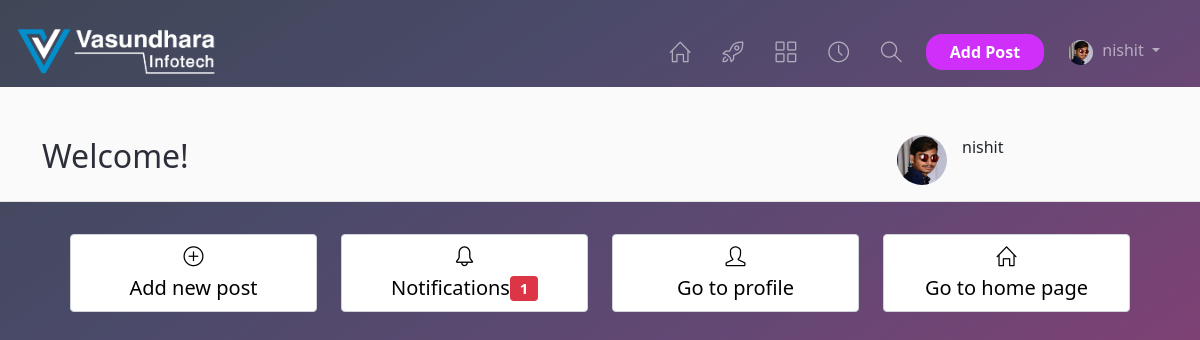
Page /home (signed in) on the committed database.
### tumblr1/models.py (models this page shows, shortened)
class User(db.Model,UserMixin):
    __tablename__ = 'User'
    id = db.Column(db.Integer, primary_key=True)
    name = db.Column(db.String(255), nullable=False)
    username = db.Column(db.String(255), nullable=False,unique=True)
    email = db.Column(db.String(255), nullable=False)
    password = db.Column(db.String(255), nullable=False)
    user_image = db.Column(db.String(255),default='')
    website_url = db.Column(db.String(255),default=None)
    facebook = db.Column(db.String(255),default=None)
    twitter = db.Column(db.String(255),default=None)
    instagram = db.Column(db.String(255),default=None)
    linkedin =db.Column(db.String(255),default=None)

### tumblr1/routes.py (the view)
@app.route('/home',methods=['GET','POST'])
def home():
    if current_user.is_authenticated:
        return render_template('users/home.html')
    else:
        return 'User not login'

### tumblr1/models.py (called while the page is built)
@login_manager.user_loader
def load_user(user_id):
    return User.query.get(int(user_id))

### tumblr1/templates/users/home.html (shortened to what this page needs)
{% extends 'base.html' %}
{% block content %}
            <div class="jumbotron jblight">
        <div class="container">
            <div class="row align-items-center">
                <div class="col-md-9">
                    <h1 class="display-4">Welcome!</h1>
             </div>
                <div class="col-md-3">
                    <div class="admin-item-img">
                        <a href="/profile">
                            {% if current_user.user_image == '' %}
                                <img src="{{url_for('static',filename='user_profile_images/default.png')}}" height='50px;' width='50px'>
                            {% else %}
                            <img src="static/user_profile_images/{{current_user.user_image}}" class="admin-image rounded-circle">
                            {% endif %}
                        </a>
                    </div>
                    <a href="/profile">
                        <p class="member-item-user">{{current_user.username}}</p>
                    </a>
                </div>
            </div>
        </div>
    </div>
            <div class="container">
                <div class="row m-3">
                        <div class="col-md-3">
                <a  href="/add_post" role="button" class="btn btn-lg btn-light w-100 btnhome me-1 mb-2"> <i class="icon-plus icons"></i> <br> Add new post</a>
            </div>
                        <div class="col-md-3">
                <a href="#" role="button" class="btn btn-lg btn-light w-100 btnhome me-1 mb-2"><i class="icon-bell icons"></i> <br>Notifications<span class="badge bg-danger">1</span>
                </a>
            </div>
            <div class="col-md-3">
                <a href="/profile" role="button" class="btn btn-lg btn-light w-100 btnhome me-1 mb-2"><i class="icon-user icons"></i><br>Go to profile</a>
            </div>
            <div class="col-md-3">
                <a href="/" role="button" class="btn btn-lg btn-light w-100 btnhome me-1 mb-2"><i class="icon-home icons"></i> <br>Go to home page</a>
            </div>
        </div>
     </div>
{% endblock content %}

### tumblr1/templates/base.html (shortened to what this page needs)
<!DOCTYPE html>
<html lang="en">
<head>
        <link rel="stylesheet" href="{{ url_for('static',filename='css/bootstrap.min.css')}}">
        <link rel="stylesheet" href="{{ url_for('static',filename='css/custome1.css')}}">
        <link rel="stylesheet" href="{{ url_for('static',filename='css/instant.css')}}">
        <link rel="stylesheet" href="{{ url_for('static',filename='css/simple-line-icons.css')}}">
</head>
<body class="bg-instant">
        <nav class="navbar navbar-expand-md navbar-dark bg-nav">
        <a class="navbar-brand" href="#">
        <img src="{{ url_for('static',filename='images/logo_white.png') }}" height="45px" width="200px" alt="">
    </a>
    <div class="collapse navbar-collapse" id="navbarsDefault">
        <ul class="navbar-nav ms-auto">
            <li class="nav-item ">
             <a class="nav-link me-3 d-none d-md-block" href="/" data-bs-toggle="tooltip" data-bs-placement="bottom" title="Home"><i class="icon-home icons nav-icon"></i></a>
            </li>
            <li class="nav-item ">
                <a class="nav-link me-3 d-none d-md-block" href="popular.html" data-bs-toggle="tooltip" data-bs-placement="bottom" title="Popular"><i class="icon-rocket icons nav-icon"></i></a>
            </li>
            <li class="nav-item ">
                <a class="nav-link me-3 d-none d-md-block" href="/categories" data-bs-toggle="tooltip" data-bs-placement="bottom" title="Categories"><i class="icon-grid icons nav-icon"></i></a>
            </li>
            <li class="nav-item ">
                <a class="nav-link me-3 d-none d-md-block" href="archives.html" data-bs-toggle="tooltip" data-bs-placement="bottom" title="Archives"><i class="icon-clock icons nav-icon"></i></a>
            </li>
            <li class="nav-item">
                <span>
                    <a class="nav-link me-3 d-none d-md-block" href="/search_category" data-bs-toggle="tooltip" data-bs-placement="bottom" title="Search"><i class="icon-magnifier icons nav-icon"></i></a>
                </span>
            </li>
            {% if current_user.is_authenticated %}
            <li class="nav-item d-flex align-items-center">
                <a href="/add_post" class="me-3 btn btn-secondary border-one btn-add" role="button" aria-disabled="true">Add Post</a>
            </li>
            <li class="nav-item dropdown">
                <a class="nav-link me-3 dropdown-toggle" href="#" id="navbarDropdownMenuLink" data-bs-toggle="dropdown" aria-haspopup="true" aria-expanded="false">
                                {% if current_user.user_image == '' %}
                                        <img src="{{url_for('static',filename='user_profile_images/default.png')}}" height='50px;' width='50px'>
                                {% else %}
                                    <img class="avatar-xs img-fluid rounded-circle" src="/static/user_profile_images/{{current_user.user_image}}">
                                {% endif %}
                                {{current_user.username}}
                </a>
            </li>
            {% else %}
            <li class="nav-item active">
                <a class="nav-link me-3 d-none d-md-block" href="/login" data-bs-toggle="tooltip" data-bs-placement="bottom" title="Login"><i class="icon-user icons nav-icon"></i></a>
                <a class="nav-link d-md-none" href="/login"><i class="icon-user icons"></i>Login</a>
            </li>
            {% endif %}
        </ul>
    </div>
</nav>
{% block content %}
{% endblock content %}
</body>
</html>

### tumblr1/static/css/instant.css (style rules this page uses)
body { background-color: #fafafa; }
a { text-decoration: none; }
.navbar { padding: .5rem 1rem; }
.bg-nav { margin-top: 1rem; }
.nav-icon { font-size: 1.3rem; vertical-align: middle; }
.border-one { border-radius: 1rem!important; }
.jumbotron { padding: 3rem 1rem 1rem 1rem; margin-bottom: 2rem; border-radius: 0rem; color: #2c2f39!important; background-color: #e9ecef; border-bottom: 1px solid rgba(0,0,0,.0975); }
.jblight { background-color: #fafafa; }
.display-4 { font-size: 2rem; font-weight: 300; line-height: 1.1; }
.avatar-xs { height: 25px; margin-right: 5px; }
.btn-add { color: #fff!important; font-size: 16px; font-weight: bold; background-color: rgb(207, 47, 249); background-image: url(../images/gradient.jpg); background-size: 100%; background-position: center bottom; border: none; display: block; padding: 0.375rem 1.5rem; }
.admin-item-img { display: block; float: left; margin-right: 15px; width: 50px; }
.admin-image { width: 50px; }
.member-item-user { color: #212529; display: block; margin: 0; }
.btnhome { background: #fff; border: 1px solid #ced4da; border-radius: .25rem; cursor: pointer; }
.btn-light { border: 1px solid #ced4da; }
.bg-instant { background-color: #3f4756; }
.bg-instant:before { content: ''; position: fixed; left: 0; top: 0; z-index: -1; width: 100%; height: 100%; height: 100vh; background: -webkit-gradient(linear,left top,right bottom,from(#3f4756),color-stop(#485DA6),color-stop(#00a1ba),color-stop(#01b18e),to(#32b37b)); background: -o-linear-gradient(left top,#3f4756,#4a4a69,#634874,#834074,#a23567); background: linear-gradient(to right bottom, #3f4756, #4a4a69, #634874, #834074, #a23567); }

### rows in the picture
User: user_image (picture), username "nishit"
